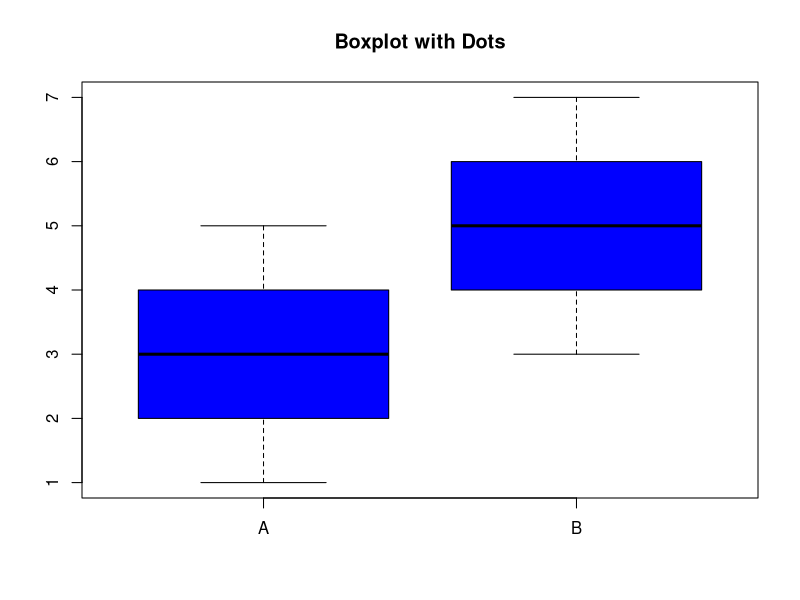

The R script that drew this image:
# Find the minimum and maximum value in a Vector
my_vector <- c(5, 8, 3, 12, 6)
min_value <- min(my_vector)
max_value <- max(my_vector)

# Print the minimum and maximum values
cat("Minimum value:", min_value, "\n")
cat("Maximum value:", max_value, "\n\n")

# Concatenate two matrices of the same column but different rows
# Create two matrices
matrix1 <- matrix(1:6, nrow = 2)
matrix2 <- matrix(7:12, nrow = 2)

# Concatenate the matrices
concatenated_matrix <- rbind(matrix1, matrix2)

# Print the concatenated matrix
cat("Concatenated Matrix:\n")
print(concatenated_matrix)
cat("\n")

# Add 10 to each element of the first vector in a given list
given_list <- list(vector1 = c(1, 5, 9), vector2 = c(2, 6, 10))

# Add 10 to each element of the first vector
modified_list <- lapply(given_list, function(x) {
  if (identical(x, given_list[[1]])) {
    x + 10
  } else {
    x
  }
})

# Print the modified list
cat("Modified List:\n")
print(modified_list)
cat("\n")

# Draw a boxplot with dots for all elements of a given list
# Sample data for boxplot
boxplot_data <- list(A = c(1, 2, 3, 4, 5), B = c(3, 4, 5, 6, 7))

# Draw the boxplot with dots
boxplot(boxplot_data, pch = 16, col = "blue", main = "Boxplot with Dots")
